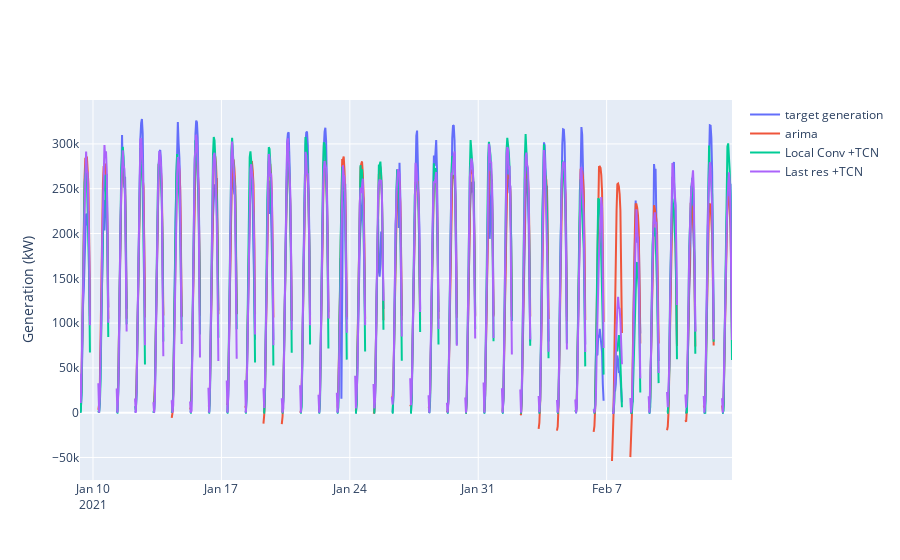

This figure's notebook cell:
### Code cell
fig = go.Figure()

fig.add_trace(go.Scatter(x = model1_fc.index, y = model1_fc['power'], name = 'target generation'))
fig.add_trace(go.Scatter(x = model1_fc.index, y = arima['average_fc'], name = 'arima'))
# fig.add_trace(go.Scatter(x = model1_fc.index, y = model1_fc['fc'], name = 'Combine Grid+PC CNN forecasts'))
# fig.add_trace(go.Scatter(x = model1_fc.index, y = model3_fc['fc'], name = 'Combine PC NN forecasts'))
# fig.add_trace(go.Scatter(x = model1_fc.index, y = model4_fc['fc'], name = 'Combine Grid+PC NN forecasts'))
# fig.add_trace(go.Scatter(x = model1_fc.index, y = model5_fc['fc'], name = 'Combine PC NN Dense forecasts'))
# fig.add_trace(go.Scatter(x = model1_fc.index, y = model6_fc['fc'], name = 'new features'))


# fig.add_trace(go.Scatter(x = model1_fc.index, y = model9_fc['fc'], name = 'Removing Grid + Local Conv Stage'))
# fig.add_trace(go.Scatter(x = model1_fc.index, y = model11_fc['fc'], name = 'Full Pipeline'))
# fig.add_trace(go.Scatter(x = model1_fc.index, y = modelgrid_fc['fc'], name = 'Grid Only'))
# fig.add_trace(go.Scatter(x = model1_fc.index, y = modelres['fc'], name = 'Residual'))
# fig.add_trace(go.Scatter(x = model1_fc.index, y = modelres2['fc'], name = 'Residual2'))
# fig.add_trace(go.Scatter(x = model1_fc.index, y = modelresblock['fc'], name = 'Res block Fully'))
# fig.add_trace(go.Scatter(x = model1_fc.index, y = modelresblock2['fc'], name = 'Res block Conv'))
# fig.add_trace(go.Scatter(x = model1_fc.index, y = local_conv_df['fc'], name = 'Local Conv + Grid Per PC'))
fig.add_trace(go.Scatter(x = model1_fc.index, y = local_conv_with_grid_TCN_df['fc'], name = 'Local Conv +TCN'))
fig.add_trace(go.Scatter(x = model1_fc.index, y = last_res_conv_with_grid_TCN_df['fc'], name = 'Last res +TCN'))








# fig.add_trace(go.Scatter(x = model1_fc.index, y = model8_fc['fc'], name = 'new features less cnn with relu'))
# fig.add_trace(go.Scatter(x = model1_fc.index, y = model9_fc['fc'], name = 'model 9'))



fig.update_yaxes(title = "Generation (kW)")
fig.show()
# fig.write_html('forecasts.html')

### Figure 1 — Plotly figure (JSON) as saved in the notebook; plotly's stock layout.template omitted (floating-point values rounded to 4 significant figures; data arrays with more than 128 entries replaced by an {"elided": "..."} marker saying what was removed)
{"data": [{"name": "target generation", "type": "scatter", "x": {"elided": "854 str values"}, "y": {"elided": "854 float values"}}, {"name": "arima", "type": "scatter", "x": {"elided": "854 str values"}, "y": {"elided": "854 float values"}}, {"name": "Local Conv +TCN", "type": "scatter", "x": {"elided": "854 str values"}, "y": {"elided": "854 float values"}}, {"name": "Last res +TCN", "type": "scatter", "x": {"elided": "854 str values"}, "y": {"elided": "854 float values"}}], "layout": {"yaxis": {"title": {"text": "Generation (kW)"}}}}
